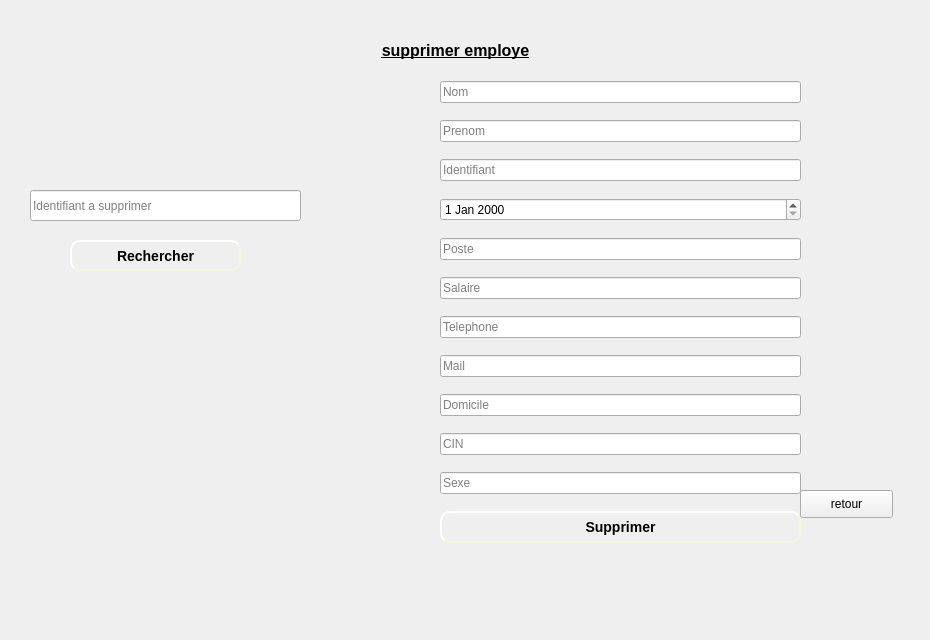
      <widget class="QWidget" name="tab_22">
       <attribute name="title">
        <string>Supprimer</string>
       </attribute>
       <widget class="QLabel" name="label_167">
        <property name="geometry">
         <rect>
          <x>-10</x>
          <y>-10</y>
          <width>921</width>
          <height>631</height>
         </rect>
        </property>
        <property name="text">
         <string/>
        </property>
        <property name="pixmap">
         <pixmap>../../Desktop/images qt/fond.jpg</pixmap>
        </property>
        <property name="scaledContents">
         <bool>true</bool>
        </property>
       </widget>
       <widget class="QLabel" name="label_168">
        <property name="geometry">
         <rect>
          <x>0</x>
          <y>30</y>
          <width>911</width>
          <height>41</height>
         </rect>
        </property>
        <property name="text">
         <string>&lt;html&gt;&lt;head/&gt;&lt;body&gt;&lt;p align=&quot;center&quot;&gt;&lt;span style=&quot; font-size:12pt; font-weight:600; text-decoration: underline;&quot;&gt;supprimer employe&lt;/span&gt;&lt;/p&gt;&lt;/body&gt;&lt;/html&gt;</string>
        </property>
       </widget>
       <widget class="QPushButton" name="retour_21">
        <property name="geometry">
         <rect>
          <x>800</x>
          <y>490</y>
          <width>93</width>
          <height>28</height>
         </rect>
        </property>
        <property name="text">
         <string>retour</string>
        </property>
       </widget>
       <widget class="QPushButton" name="pushButton_rechercherSE">
        <property name="geometry">
         <rect>
          <x>70</x>
          <y>240</y>
          <width>171</width>
          <height>31</height>
         </rect>
        </property>
        <property name="styleSheet">
         <string notr="true">#pushButton_rechercherSE
{

	border-color: beige;
border-style: outset;
  border-width: 2px;
  border-radius: 10px;
  font: bold 14px;
  min-width: 6em;
  padding: 6px;

}
#pushButton_rechercherSE:hover
{
	border-color: blue;
}</string>
        </property>
        <property name="text">
         <string>Rechercher</string>
        </property>
       </widget>
       <widget class="QWidget" name="verticalLayoutWidget_10">
        <property name="geometry">
         <rect>
          <x>440</x>
          <y>70</y>
          <width>361</width>
          <height>491</height>
         </rect>
        </property>
        <layout class="QVBoxLayout" name="verticalLayout_28">
         <item>
          <widget class="QLineEdit" name="lineEdit_nom_5">
           <property name="placeholderText">
            <string>Nom</string>
           </property>
          </widget>
         </item>
         <item>
          <widget class="QLineEdit" name="lineEdit_prenom_3">
           <property name="placeholderText">
            <string>Prenom</string>
           </property>
          </widget>
         </item>
         <item>
          <widget class="QLineEdit" name="lineEdit_identifiant_3">
           <property name="placeholderText">
            <string>Identifiant</string>
           </property>
          </widget>
         </item>
         <item>
          <widget class="QDateEdit" name="dateEdit_naissance_3"/>
         </item>
         <item>
          <widget class="QLineEdit" name="lineEdit_poste_3">
           <property name="placeholderText">
            <string>Poste</string>
           </property>
          </widget>
         </item>
         <item>
          <widget class="QLineEdit" name="lineEdit_salaire_3">
           <property name="placeholderText">
            <string>Salaire</string>
           </property>
          </widget>
         </item>
         <item>
          <widget class="QLineEdit" name="lineEdit_telephone_3">
           <property name="placeholderText">
            <string>Telephone</string>
           </property>
          </widget>
         </item>
         <item>
          <widget class="QLineEdit" name="lineEdit_mail_3">
           <property name="placeholderText">
            <string>Mail</string>
           </property>
          </widget>
         </item>
         <item>
          <widget class="QLineEdit" name="lineEdit_domicile_3">
           <property name="placeholderText">
            <string>Domicile</string>
           </property>
          </widget>
         </item>
         <item>
          <widget class="QLineEdit" name="lineEdit_cin_3">
           <property name="placeholderText">
            <string>CIN</string>
           </property>
          </widget>
         </item>
         <item>
          <widget class="QLineEdit" name="lineEdit_sexe_3">
           <property name="placeholderText">
            <string>Sexe</string>
           </property>
          </widget>
         </item>
         <item>
          <widget class="QPushButton" name="pushButton_supprimerE">
           <property name="styleSheet">
            <string notr="true">#pushButton_supprimerE
{
	
	border-color: beige;
border-style: outset;
  border-width: 2px;
  border-radius: 10px;
  font: bold 14px;
  min-width: 6em;
  padding: 6px;

}
#pushButton_supprimerE:hover
{
	border-color: blue;
}</string>
           </property>
           <property name="text">
            <string>Supprimer</string>
           </property>
          </widget>
         </item>
        </layout>
       </widget>
       <widget class="QLineEdit" name="lineEdit_idSupprimerE">
        <property name="geometry">
         <rect>
          <x>30</x>
          <y>190</y>
          <width>271</width>
          <height>31</height>
         </rect>
        </property>
        <property name="placeholderText">
         <string>Identifiant a supprimer</string>
        </property>
       </widget>
      </widget>
